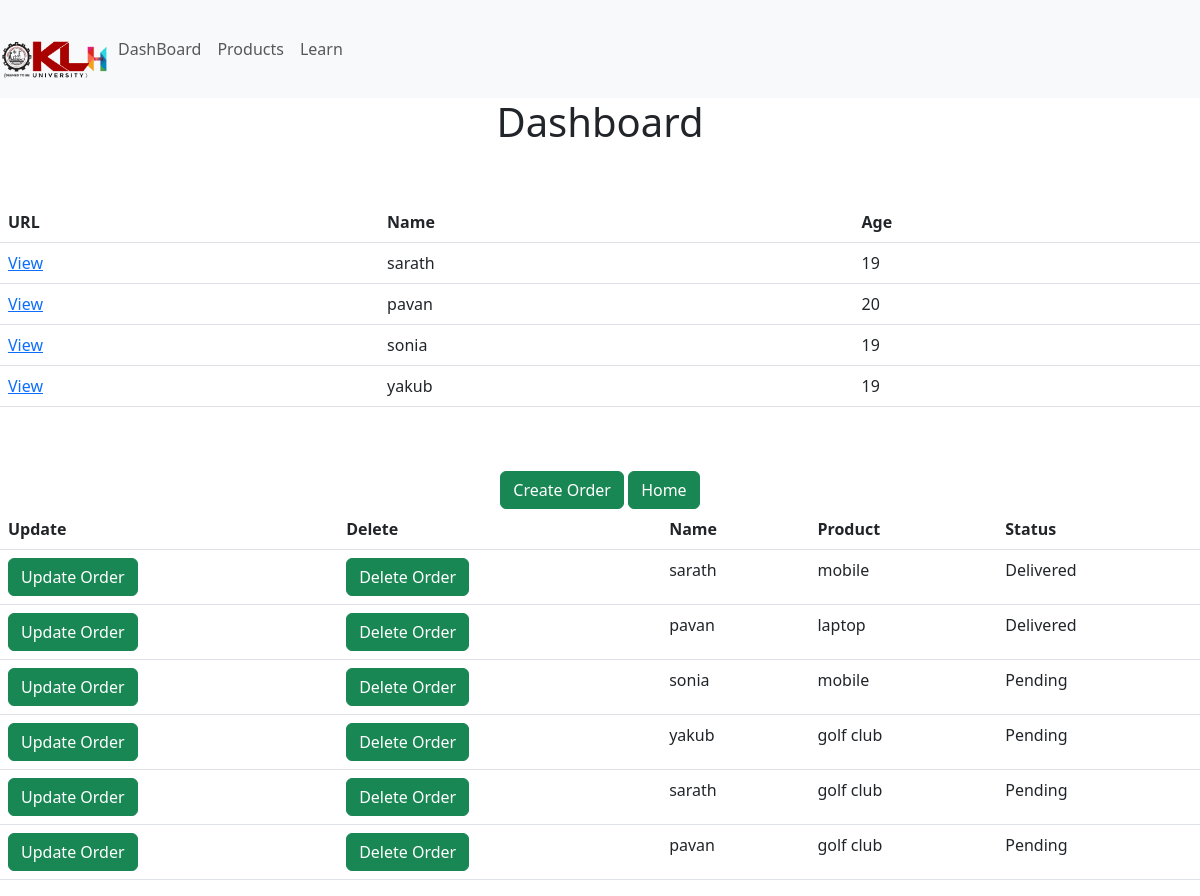
/dashboard, run on the app's committed database.
### calc/models.py (models this page shows, shortened)
class Customer(models.Model):
    name = models.CharField(max_length=100, null=True)
    age = models.IntegerField(null=True)
    email = models.CharField(max_length=300, null=True)
    datecreated = models.DateTimeField(auto_now_add=True, null=True)
    def __str__(self):
        return self.name

class Order(models.Model):
    STATUS = (
        ('Pending', 'Pending'),
        ('Delivered', 'Delivered')
    )
    customer = models.ForeignKey(Customer, null=True, on_delete=models.SET_NULL)
    product = models.ForeignKey(Product, null=True, on_delete=models.SET_NULL)
    status = models.CharField(max_length=100, null=True, choices=STATUS)

class Product(models.Model):
    category = (
        ('Indoor', 'Indoor'),
        ('Outdoor', 'Outdoor')
    )
    name = models.CharField(max_length=100, null=True)
    price = models.FloatField(null=True)
    category = models.CharField(max_length=100, null=True, choices=category)
    tags = models.ManyToManyField(Tag)
    def __str__(self):
        return self.name

### calc/views.py (the view)
# urls.py: path('dashboard',views.dashboard, name='dashboard'),
def dashboard(request):
    customers=Customer.objects.all()
    orders=Order.objects.all()
    return render(request,'dashboard.html',{'customers':customers,'orders':orders})

### templates/dashboard.html
{% extends 'base.html' %}
{% block content %}
<center><h1>Dashboard</h1></center><br><br>
<table class="table">
    <tr>
        <th>URL</th>
        <th>Name</th>
        <th>Age</th>
    </tr>
    {% for customer in customers %}
    <tr>
        <td><a href="{% url 'customer' customer.id %}">View</a></td>
        <td>{{customer.name}}</td>
        <td>{{customer.age}}</td>
    </tr>
    {% endfor %}
</table>
<br>
<br>
<a href="{% url 'create_order' %}"><button type="button" class="btn btn-success">Create Order</button></a>
<a href="{% url 'home' %}"><button type="button" class="btn btn-success">Home</button></a>
<table class="table">
    <tr>
        <th>Update</th>
        <th>Delete</th>
        <th>Name</th>
        <th>Product</th>
        <th>Status</th>
    </tr>
    {% for order in orders %}
    <tr>
        <td><a href="{% url 'update_order' order.id %}"><button type="button" class="btn btn-success">Update Order</button></a>
        </td>
        <td><a href="{% url 'delete_order' order.id %}"><button type="button" class="btn btn-success">Delete Order</button></a>
        </td>
        <td>{{order.customer}}</td>
        <td>{{order.product}}</td>
        <td>{{order.status}}</td>
    </tr>
    {% endfor %}
</table>
{% endblock %}

### templates/base.html (shortened to what this page needs)
<!DOCTYPE html>
<html lang="en">
<head>
 <link href="https://cdn.jsdelivr.net/npm/bootstrap@5.3.0-alpha1/dist/css/bootstrap.min.css" rel="stylesheet">
</head><center>
<body bgcolor="aqua">
    {% include 'navbar.html' %}
 {% block content %}
 {% endblock %}
</body></center>
</html>

### templates/navbar.html (shortened to what this page needs)
{% load static %}
<nav class="navbar navbar-expand-lg navbar-light bg-light">
    <img src="{%static 'images/KLH_LOGO.png'%}" width="110">
    <div class="collapse navbar-collapse" id="navbarNav">
      <ul class="navbar-nav">
        <li class="nav-item active">
          <a class="nav-link" href="{%url 'dashboard'%}">DashBoard</a>
        </li>
        <li class="nav-item">
          <a class="nav-link" href="{%url 'products'%}">Products</a>
        </li>
        <li class="nav-item">
            <a class="nav-link" href="https://www.youtube.com/playlist?list=PLKolgtjvFc5cpy7lwd6T-N2oMsnWlADg5">Learn</a>
          </li>
      </ul>
    </div>
  </nav>

### data on the page
Customer: name "sarath", age "19"
Customer: name "pavan", age "20"
Customer: name "sonia", age "19"
Customer: name "yakub", age "19"
Order: customer "sarath", product "mobile", status "Delivered"
Order: customer "pavan", product "laptop", status "Delivered"
Order: customer "sonia", product "mobile", status "Pending"
Order: customer "yakub", product "golf club", status "Pending"
Order: customer "sarath", product "golf club", status "Pending"
Order: customer "pavan", product "golf club", status "Pending"
